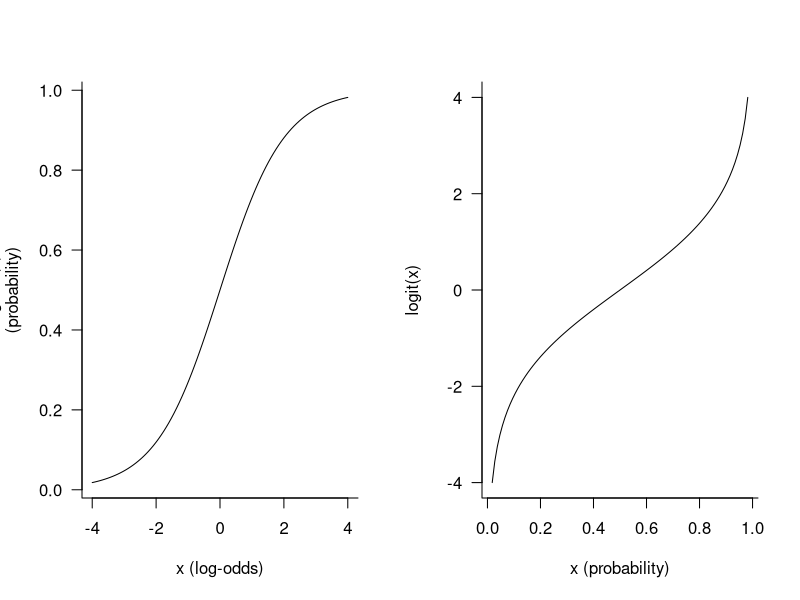
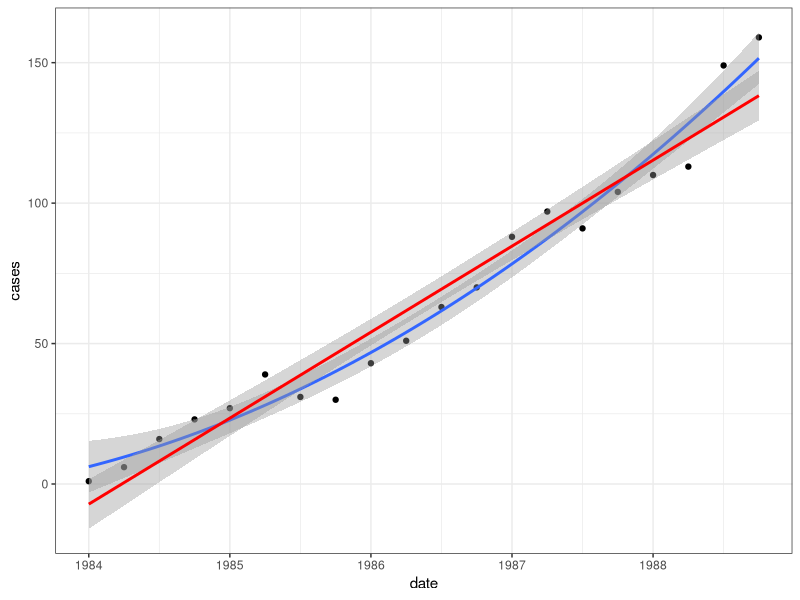
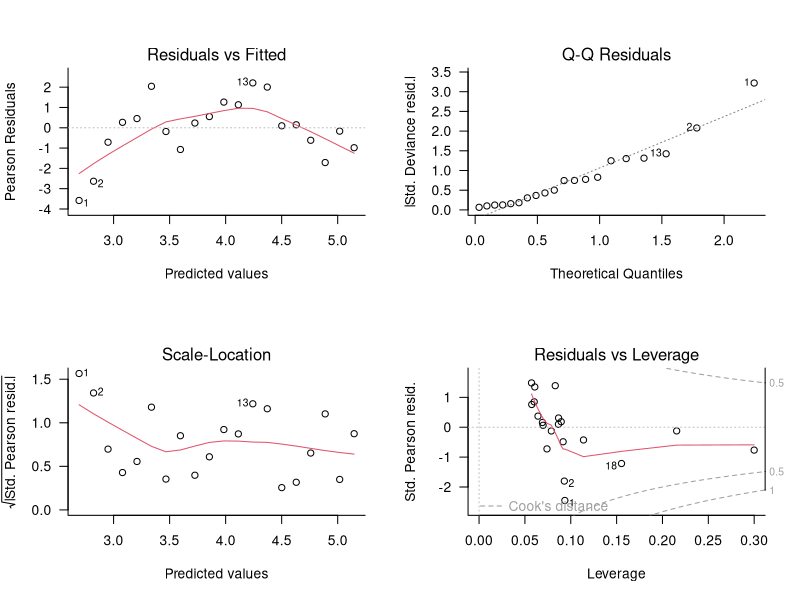
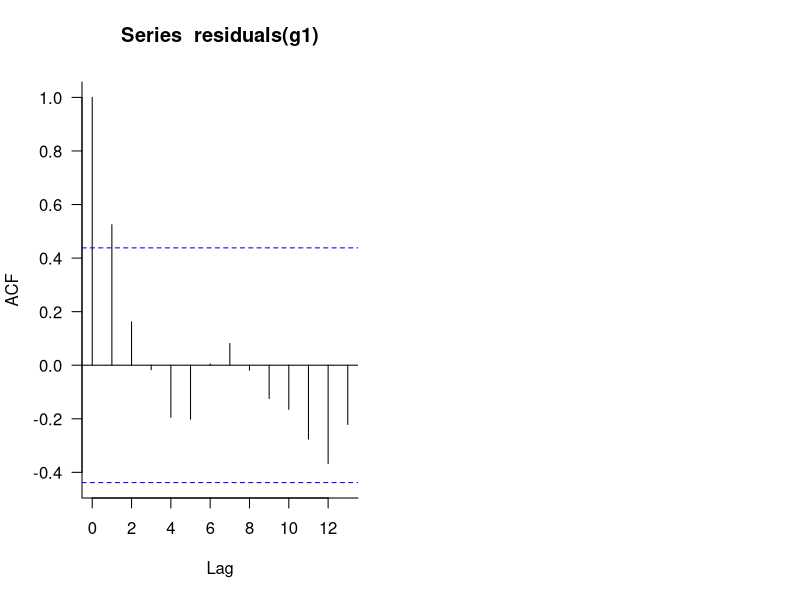
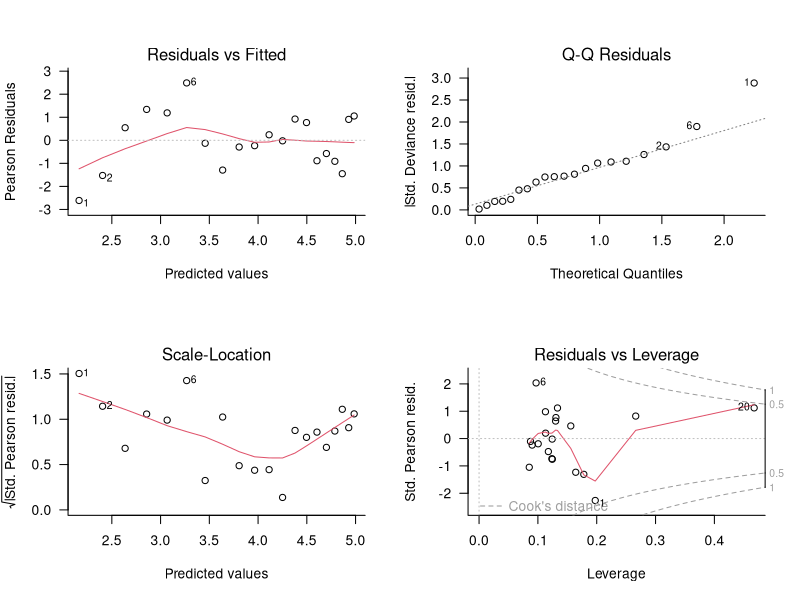
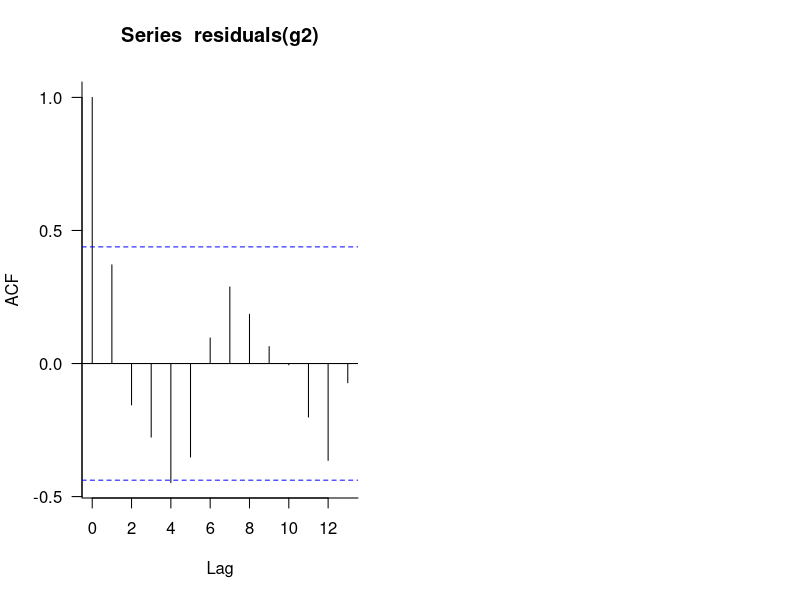

Source code (R) for these figures, in order:
## ---- chunk 1
par(las=1,bty="l")
par(mfrow=c(1,2))
curve(plogis(x),from=-4,to=4,xlab="x (log-odds)",ylab="logistic(x)\n(probability)")
curve(qlogis(x),from=plogis(-4),to=plogis(4),xlab="x (probability)",ylab="logit(x)")
## ---- chunk 2
aids <- read.csv("aids.csv")
## construct a useful date variable
aids <- transform(aids,
                  date=year+(quarter-1)/4)
library("ggplot2")
theme_set(theme_bw())
qplot(date,cases,data=aids)+
    geom_smooth(method="glm",family="quasipoisson",formula=y~poly(x,2))+
    geom_smooth(method="glm",family="quasipoisson",colour="red")
## ---- chunk 3
# log is the default link, but it doesn't hurt to help yourself remember
g1 <- glm(cases~date,aids,family=quasipoisson(link="log"))
summary(g1)
op <- par(mfrow=c(2,2)) ## set 2x2 grid of plots
plot(g1) ## ugh
par(op)  ## restore parameter settings
acf(residuals(g1)) ## check autocorrelation
## ---- chunk 4
g2 <- update(g1,.~poly(date,2))
summary(g2)
anova(g1,g2,test="F")
op <- par(mfrow=c(2,2)) ## set 2x2 grid of plots
plot(g2) ## ugh
par(op)  ## restore parameter settings
acf(residuals(g2)) ## check autocorrelation
